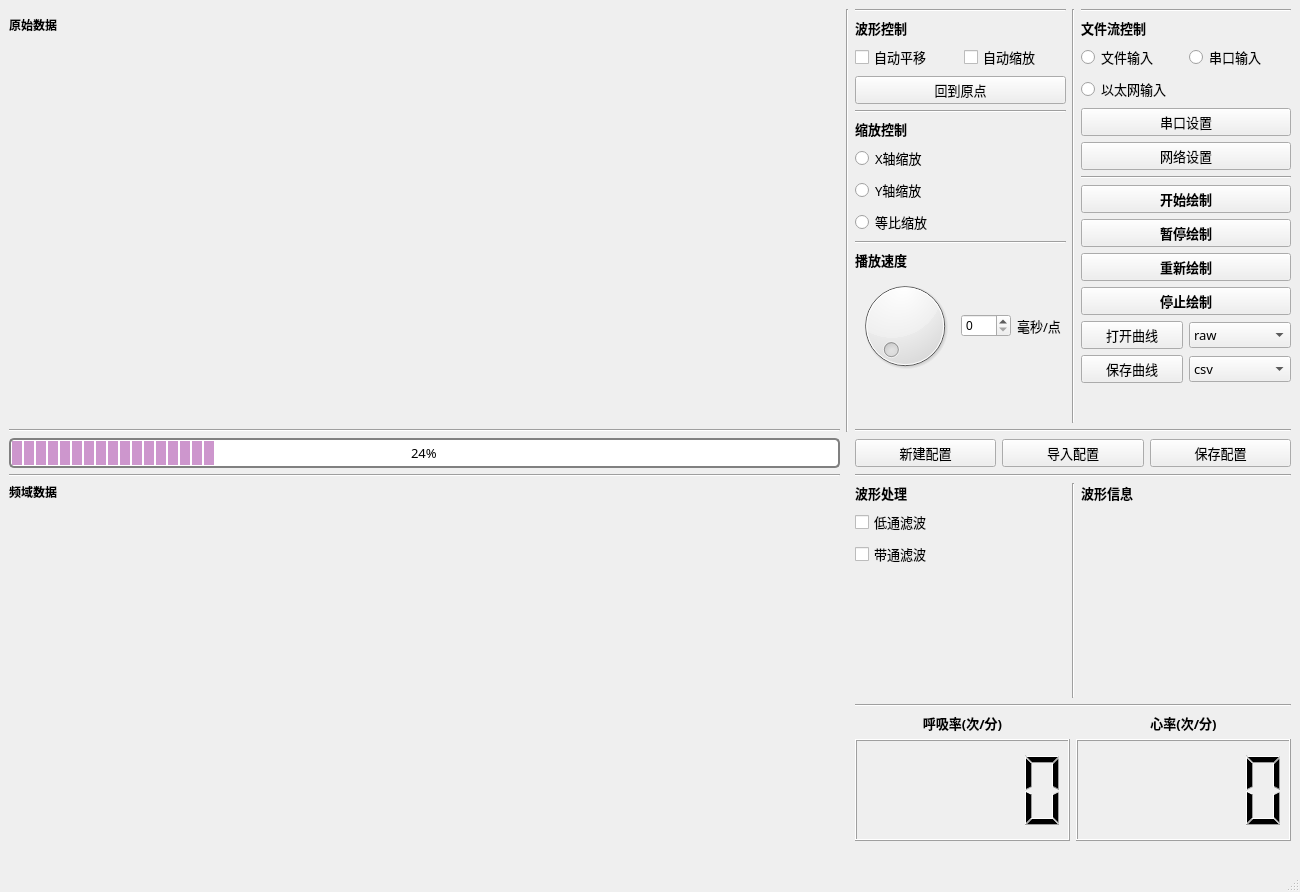
<?xml version="1.0" encoding="UTF-8"?>
<ui version="4.0">
 <class>MainWindow</class>
 <widget class="QMainWindow" name="MainWindow">
  <property name="geometry">
   <rect>
    <x>0</x>
    <y>0</y>
    <width>1300</width>
    <height>892</height>
   </rect>
  </property>
  <property name="sizePolicy">
   <sizepolicy hsizetype="Maximum" vsizetype="Maximum">
    <horstretch>0</horstretch>
    <verstretch>0</verstretch>
   </sizepolicy>
  </property>
  <property name="minimumSize">
   <size>
    <width>1300</width>
    <height>892</height>
   </size>
  </property>
  <property name="maximumSize">
   <size>
    <width>1300</width>
    <height>892</height>
   </size>
  </property>
  <property name="font">
   <font>
    <pointsize>9</pointsize>
   </font>
  </property>
  <property name="windowTitle">
   <string>MMwaveObserver</string>
  </property>
  <widget class="QWidget" name="centralwidget">
   <layout class="QGridLayout" name="gridLayout">
    <item row="5" column="2">
     <widget class="Line" name="line_9">
      <property name="orientation">
       <enum>Qt::Horizontal</enum>
      </property>
     </widget>
    </item>
    <item row="4" column="2">
     <layout class="QHBoxLayout" name="horizontalLayout_10">
      <item>
       <widget class="QPushButton" name="newConfigPushButton">
        <property name="font">
         <font>
          <family>微软雅黑</family>
          <pointsize>10</pointsize>
         </font>
        </property>
        <property name="text">
         <string>新建配置</string>
        </property>
       </widget>
      </item>
      <item>
       <widget class="QPushButton" name="importConfigPushButton">
        <property name="font">
         <font>
          <family>微软雅黑</family>
          <pointsize>10</pointsize>
         </font>
        </property>
        <property name="text">
         <string>导入配置</string>
        </property>
       </widget>
      </item>
      <item>
       <widget class="QPushButton" name="saveConfigPushButton">
        <property name="font">
         <font>
          <family>微软雅黑</family>
          <pointsize>10</pointsize>
         </font>
        </property>
        <property name="text">
         <string>保存配置</string>
        </property>
       </widget>
      </item>
     </layout>
    </item>
    <item row="7" column="0">
     <widget class="QCustomPlot" name="mmwaveProcessedPlot" native="true">
      <property name="sizePolicy">
       <sizepolicy hsizetype="Fixed" vsizetype="Fixed">
        <horstretch>0</horstretch>
        <verstretch>0</verstretch>
       </sizepolicy>
      </property>
      <property name="minimumSize">
       <size>
        <width>800</width>
        <height>340</height>
       </size>
      </property>
     </widget>
    </item>
    <item row="5" column="0">
     <widget class="Line" name="line_10">
      <property name="orientation">
       <enum>Qt::Horizontal</enum>
      </property>
     </widget>
    </item>
    <item row="1" column="0">
     <widget class="QCustomPlot" name="mmwaveAdValuePlot" native="true">
      <property name="sizePolicy">
       <sizepolicy hsizetype="Fixed" vsizetype="Fixed">
        <horstretch>0</horstretch>
        <verstretch>0</verstretch>
       </sizepolicy>
      </property>
      <property name="minimumSize">
       <size>
        <width>800</width>
        <height>340</height>
       </size>
      </property>
     </widget>
    </item>
    <item row="3" column="2">
     <widget class="Line" name="line_5">
      <property name="orientation">
       <enum>Qt::Horizontal</enum>
      </property>
     </widget>
    </item>
    <item row="0" column="0">
     <widget class="QLabel" name="label">
      <property name="font">
       <font>
        <family>微软雅黑</family>
        <pointsize>9</pointsize>
        <weight>75</weight>
        <bold>true</bold>
       </font>
      </property>
      <property name="text">
       <string>原始数据</string>
      </property>
      <property name="textFormat">
       <enum>Qt::AutoText</enum>
      </property>
     </widget>
    </item>
    <item row="0" column="2" rowspan="3">
     <layout class="QHBoxLayout" name="horizontalLayout_2">
      <item>
       <layout class="QVBoxLayout" name="verticalLayout_2">
        <item>
         <widget class="Line" name="line_3">
          <property name="orientation">
           <enum>Qt::Horizontal</enum>
          </property>
         </widget>
        </item>
        <item>
         <widget class="QLabel" name="label_7">
          <property name="font">
           <font>
            <family>微软雅黑</family>
            <pointsize>10</pointsize>
            <weight>75</weight>
            <bold>true</bold>
           </font>
          </property>
          <property name="text">
           <string>波形控制</string>
          </property>
         </widget>
        </item>
        <item>
         <layout class="QHBoxLayout" name="horizontalLayout_5">
          <item>
           <widget class="QCheckBox" name="automaticShiftCheckBox">
            <property name="font">
             <font>
              <family>微软雅黑</family>
              <pointsize>10</pointsize>
             </font>
            </property>
            <property name="text">
             <string>自动平移</string>
            </property>
           </widget>
          </item>
          <item>
           <widget class="QCheckBox" name="automaticZoomCheckBox">
            <property name="font">
             <font>
              <family>微软雅黑</family>
              <pointsize>10</pointsize>
             </font>
            </property>
            <property name="text">
             <string>自动缩放</string>
            </property>
           </widget>
          </item>
         </layout>
        </item>
        <item>
         <widget class="QPushButton" name="pushButton">
          <property name="font">
           <font>
            <family>微软雅黑</family>
            <pointsize>10</pointsize>
           </font>
          </property>
          <property name="text">
           <string>回到原点</string>
          </property>
         </widget>
        </item>
        <item>
         <widget class="Line" name="line_2">
          <property name="orientation">
           <enum>Qt::Horizontal</enum>
          </property>
         </widget>
        </item>
        <item>
         <widget class="QLabel" name="label_8">
          <property name="font">
           <font>
            <family>微软雅黑</family>
            <pointsize>10</pointsize>
            <weight>75</weight>
            <bold>true</bold>
           </font>
          </property>
          <property name="text">
           <string>缩放控制</string>
          </property>
         </widget>
        </item>
        <item>
         <layout class="QHBoxLayout" name="horizontalLayout_6"/>
        </item>
        <item>
         <widget class="QRadioButton" name="zoomXRadioButton">
          <property name="font">
           <font>
            <family>微软雅黑</family>
            <pointsize>10</pointsize>
           </font>
          </property>
          <property name="text">
           <string>X轴缩放</string>
          </property>
         </widget>
        </item>
        <item>
         <widget class="QRadioButton" name="zoomYRadioButton">
          <property name="font">
           <font>
            <family>微软雅黑</family>
            <pointsize>10</pointsize>
           </font>
          </property>
          <property name="text">
           <string>Y轴缩放</string>
          </property>
         </widget>
        </item>
        <item>
         <widget class="QRadioButton" name="zoomBothRadioButton">
          <property name="font">
           <font>
            <family>微软雅黑</family>
            <pointsize>10</pointsize>
           </font>
          </property>
          <property name="text">
           <string>等比缩放</string>
          </property>
         </widget>
        </item>
        <item>
         <layout class="QHBoxLayout" name="horizontalLayout_7"/>
        </item>
        <item>
         <widget class="Line" name="line">
          <property name="orientation">
           <enum>Qt::Horizontal</enum>
          </property>
         </widget>
        </item>
        <item>
         <widget class="QLabel" name="label_3">
          <property name="font">
           <font>
            <family>微软雅黑</family>
            <pointsize>10</pointsize>
            <weight>75</weight>
            <bold>true</bold>
           </font>
          </property>
          <property name="text">
           <string>播放速度</string>
          </property>
         </widget>
        </item>
        <item>
         <layout class="QHBoxLayout" name="horizontalLayout_4">
          <item>
           <widget class="QDial" name="displaySpeedDial"/>
          </item>
          <item>
           <widget class="QSpinBox" name="displaySpeedSpinBox"/>
          </item>
          <item>
           <widget class="QLabel" name="label_4">
            <property name="font">
             <font>
              <family>微软雅黑</family>
              <pointsize>10</pointsize>
             </font>
            </property>
            <property name="text">
             <string>毫秒/点</string>
            </property>
           </widget>
          </item>
         </layout>
        </item>
        <item>
         <spacer name="verticalSpacer_2">
          <property name="orientation">
           <enum>Qt::Vertical</enum>
          </property>
          <property name="sizeHint" stdset="0">
           <size>
            <width>20</width>
            <height>40</height>
           </size>
          </property>
         </spacer>
        </item>
       </layout>
      </item>
      <item>
       <widget class="Line" name="line_4">
        <property name="orientation">
         <enum>Qt::Vertical</enum>
        </property>
       </widget>
      </item>
      <item>
       <layout class="QVBoxLayout" name="verticalLayout_3">
        <item>
         <widget class="Line" name="line_7">
          <property name="orientation">
           <enum>Qt::Horizontal</enum>
          </property>
         </widget>
        </item>
        <item>
         <widget class="QLabel" name="label_5">
          <property name="font">
           <font>
            <family>微软雅黑</family>
            <pointsize>10</pointsize>
            <weight>75</weight>
            <bold>true</bold>
           </font>
          </property>
          <property name="text">
           <string>文件流控制</string>
          </property>
         </widget>
        </item>
        <item>
         <layout class="QHBoxLayout" name="horizontalLayout_8">
          <item>
           <widget class="QRadioButton" name="inputSelectFileRadioButton">
            <property name="font">
             <font>
              <family>微软雅黑</family>
              <pointsize>10</pointsize>
             </font>
            </property>
            <property name="text">
             <string>文件输入</string>
            </property>
           </widget>
          </item>
          <item>
           <widget class="QRadioButton" name="inputSelectUartRadioButton">
            <property name="font">
             <font>
              <family>微软雅黑</family>
              <pointsize>10</pointsize>
             </font>
            </property>
            <property name="text">
             <string>串口输入</string>
            </property>
           </widget>
          </item>
         </layout>
        </item>
        <item>
         <widget class="QRadioButton" name="inputSelectEthRadioButton">
          <property name="font">
           <font>
            <family>微软雅黑</family>
            <pointsize>10</pointsize>
           </font>
          </property>
          <property name="text">
           <string>以太网输入</string>
          </property>
         </widget>
        </item>
        <item>
         <layout class="QHBoxLayout" name="horizontalLayout_9"/>
        </item>
        <item>
         <widget class="QPushButton" name="serialSettingPushButton">
          <property name="font">
           <font>
            <family>微软雅黑</family>
            <pointsize>10</pointsize>
           </font>
          </property>
          <property name="text">
           <string>串口设置</string>
          </property>
         </widget>
        </item>
        <item>
         <widget class="QPushButton" name="ethSettingPushButton">
          <property name="font">
           <font>
            <family>微软雅黑</family>
            <pointsize>10</pointsize>
           </font>
          </property>
          <property name="text">
           <string>网络设置</string>
          </property>
         </widget>
        </item>
        <item>
         <widget class="Line" name="line_8">
          <property name="orientation">
           <enum>Qt::Horizontal</enum>
          </property>
         </widget>
        </item>
        <item>
         <widget class="QPushButton" name="startPlotPushButton">
          <property name="font">
           <font>
            <family>微软雅黑</family>
            <pointsize>10</pointsize>
            <weight>75</weight>
            <bold>true</bold>
           </font>
          </property>
          <property name="text">
           <string>开始绘制</string>
          </property>
         </widget>
        </item>
        <item>
         <widget class="QPushButton" name="pausePlotPushButton">
          <property name="font">
           <font>
            <family>微软雅黑</family>
            <pointsize>10</pointsize>
            <weight>75</weight>
            <bold>true</bold>
           </font>
          </property>
          <property name="text">
           <string>暂停绘制</string>
          </property>
         </widget>
        </item>
        <item>
         <widget class="QPushButton" name="replotPushButton">
          <property name="font">
           <font>
            <family>微软雅黑</family>
            <pointsize>10</pointsize>
            <weight>75</weight>
            <bold>true</bold>
           </font>
          </property>
          <property name="text">
           <string>重新绘制</string>
          </property>
         </widget>
        </item>
        <item>
         <widget class="QPushButton" name="stopPlotPushButton">
          <property name="font">
           <font>
            <family>微软雅黑</family>
            <pointsize>10</pointsize>
            <weight>75</weight>
            <bold>true</bold>
           </font>
          </property>
          <property name="text">
           <string>停止绘制</string>
          </property>
         </widget>
        </item>
        <item>
         <layout class="QHBoxLayout" name="horizontalLayout_3">
          <item>
           <widget class="QPushButton" name="openPlotPushButton">
            <property name="font">
             <font>
              <family>微软雅黑</family>
              <pointsize>10</pointsize>
             </font>
            </property>
            <property name="text">
             <string>打开曲线</string>
            </property>
           </widget>
          </item>
          <item>
           <widget class="QComboBox" name="openFileFormatComboBox">
            <property name="font">
             <font>
              <family>微软雅黑</family>
              <pointsize>10</pointsize>
             </font>
            </property>
            <item>
             <property name="text">
              <string>raw</string>
             </property>
            </item>
            <item>
             <property name="text">
              <string>csv</string>
             </property>
            </item>
           </widget>
          </item>
         </layout>
        </item>
        <item>
         <layout class="QHBoxLayout" name="horizontalLayout">
          <item>
           <widget class="QPushButton" name="savePlotPushButton">
            <property name="font">
             <font>
              <family>微软雅黑</family>
              <pointsize>10</pointsize>
             </font>
            </property>
            <property name="text">
             <string>保存曲线</string>
            </property>
           </widget>
          </item>
          <item>
           <widget class="QComboBox" name="saveFileFormatComboBox">
            <property name="font">
             <font>
              <family>微软雅黑</family>
              <pointsize>10</pointsize>
             </font>
            </property>
            <item>
             <property name="text">
              <string>csv</string>
             </property>
            </item>
            <item>
             <property name="text">
              <string>raw</string>
             </property>
            </item>
           </widget>
          </item>
         </layout>
        </item>
        <item>
         <spacer name="verticalSpacer">
          <property name="orientation">
           <enum>Qt::Vertical</enum>
          </property>
          <property name="sizeHint" stdset="0">
           <size>
            <width>20</width>
            <height>40</height>
           </size>
          </property>
         </spacer>
        </item>
       </layout>
      </item>
     </layout>
    </item>
    <item row="6" column="2" rowspan="3">
     <layout class="QVBoxLayout" name="verticalLayout">
      <item>
       <layout class="QHBoxLayout" name="horizontalLayout_16">
        <item>
         <layout class="QVBoxLayout" name="verticalLayout_8">
          <item>
           <widget class="QLabel" name="label_10">
            <property name="font">
             <font>
              <family>微软雅黑</family>
              <pointsize>10</pointsize>
              <weight>75</weight>
              <bold>true</bold>
             </font>
            </property>
            <property name="text">
             <string>波形处理</string>
            </property>
           </widget>
          </item>
          <item>
           <widget class="QCheckBox" name="dspLPFCheckBox">
            <property name="font">
             <font>
              <family>微软雅黑</family>
              <pointsize>10</pointsize>
              <weight>50</weight>
              <bold>false</bold>
             </font>
            </property>
            <property name="text">
             <string>低通滤波</string>
            </property>
           </widget>
          </item>
          <item>
           <widget class="QCheckBox" name="dspBFPCheckBox">
            <property name="font">
             <font>
              <family>微软雅黑</family>
              <pointsize>10</pointsize>
             </font>
            </property>
            <property name="text">
             <string>带通滤波</string>
            </property>
           </widget>
          </item>
          <item>
           <spacer name="verticalSpacer_5">
            <property name="orientation">
             <enum>Qt::Vertical</enum>
            </property>
            <property name="sizeHint" stdset="0">
             <size>
              <width>20</width>
              <height>40</height>
             </size>
            </property>
           </spacer>
          </item>
         </layout>
        </item>
        <item>
         <widget class="Line" name="line_12">
          <property name="orientation">
           <enum>Qt::Vertical</enum>
          </property>
         </widget>
        </item>
        <item>
         <layout class="QVBoxLayout" name="verticalLayout_9">
          <item>
           <widget class="QLabel" name="label_11">
            <property name="font">
             <font>
              <family>微软雅黑</family>
              <pointsize>10</pointsize>
              <weight>75</weight>
              <bold>true</bold>
             </font>
            </property>
            <property name="text">
             <string>波形信息</string>
            </property>
           </widget>
          </item>
          <item>
           <spacer name="verticalSpacer_4">
            <property name="orientation">
             <enum>Qt::Vertical</enum>
            </property>
            <property name="sizeHint" stdset="0">
             <size>
              <width>20</width>
              <height>40</height>
             </size>
            </property>
           </spacer>
          </item>
         </layout>
        </item>
       </layout>
      </item>
      <item>
       <widget class="Line" name="line_11">
        <property name="orientation">
         <enum>Qt::Horizontal</enum>
        </property>
       </widget>
      </item>
      <item>
       <layout class="QHBoxLayout" name="horizontalLayout_12">
        <item>
         <widget class="QLabel" name="label_9">
          <property name="sizePolicy">
           <sizepolicy hsizetype="Preferred" vsizetype="Maximum">
            <horstretch>0</horstretch>
            <verstretch>0</verstretch>
           </sizepolicy>
          </property>
          <property name="font">
           <font>
            <family>微软雅黑</family>
            <pointsize>10</pointsize>
            <weight>75</weight>
            <bold>true</bold>
           </font>
          </property>
          <property name="text">
           <string>呼吸率(次/分)</string>
          </property>
          <property name="alignment">
           <set>Qt::AlignCenter</set>
          </property>
         </widget>
        </item>
        <item>
         <widget class="QLabel" name="label_6">
          <property name="sizePolicy">
           <sizepolicy hsizetype="Preferred" vsizetype="Maximum">
            <horstretch>0</horstretch>
            <verstretch>0</verstretch>
           </sizepolicy>
          </property>
          <property name="font">
           <font>
            <family>微软雅黑</family>
            <pointsize>10</pointsize>
            <weight>75</weight>
            <bold>true</bold>
           </font>
          </property>
          <property name="text">
           <string>心率(次/分)</string>
          </property>
          <property name="alignment">
           <set>Qt::AlignCenter</set>
          </property>
         </widget>
        </item>
       </layout>
      </item>
      <item>
       <layout class="QVBoxLayout" name="verticalLayout_4">
        <item>
         <layout class="QHBoxLayout" name="horizontalLayout_11">
          <item>
           <widget class="QLCDNumber" name="breathRateLcdNumber">
            <property name="sizePolicy">
             <sizepolicy hsizetype="Fixed" vsizetype="Minimum">
              <horstretch>0</horstretch>
              <verstretch>0</verstretch>
             </sizepolicy>
            </property>
            <property name="minimumSize">
             <size>
              <width>215</width>
              <height>102</height>
             </size>
            </property>
            <property name="font">
             <font>
              <family>微软雅黑</family>
              <pointsize>20</pointsize>
             </font>
            </property>
           </widget>
          </item>
          <item>
           <widget class="QLCDNumber" name="heartRateLcdNumber">
            <property name="sizePolicy">
             <sizepolicy hsizetype="Fixed" vsizetype="Fixed">
              <horstretch>0</horstretch>
              <verstretch>0</verstretch>
             </sizepolicy>
            </property>
            <property name="minimumSize">
             <size>
              <width>215</width>
              <height>102</height>
             </size>
            </property>
            <property name="font">
             <font>
              <family>微软雅黑</family>
              <pointsize>9</pointsize>
             </font>
            </property>
           </widget>
          </item>
         </layout>
        </item>
       </layout>
      </item>
      <item>
       <layout class="QHBoxLayout" name="horizontalLayout_13"/>
      </item>
      <item>
       <widget class="QLabel" name="hduLogoLabel">
        <property name="text">
         <string/>
        </property>
       </widget>
      </item>
     </layout>
    </item>
    <item row="6" column="0">
     <widget class="QLabel" name="label_2">
      <property name="font">
       <font>
        <family>微软雅黑</family>
        <pointsize>9</pointsize>
        <weight>75</weight>
        <bold>true</bold>
       </font>
      </property>
      <property name="text">
       <string>频域数据</string>
      </property>
     </widget>
    </item>
    <item row="3" column="0">
     <widget class="Line" name="line_6">
      <property name="orientation">
       <enum>Qt::Horizontal</enum>
      </property>
     </widget>
    </item>
    <item row="4" column="0">
     <widget class="QProgressBar" name="displayProgressBar">
      <property name="font">
       <font>
        <family>微软雅黑</family>
        <pointsize>10</pointsize>
       </font>
      </property>
      <property name="styleSheet">
       <string notr="true">QProgressBar {
     border: 2px solid grey;
     border-radius: 5px;
     text-align: center;
 }
 QProgressBar::chunk {
     background-color: #CD96CD;
     width: 10px;
     margin: 0.5px;
 }</string>
      </property>
      <property name="value">
       <number>24</number>
      </property>
     </widget>
    </item>
    <item row="0" column="1" rowspan="4">
     <widget class="Line" name="line_13">
      <property name="orientation">
       <enum>Qt::Vertical</enum>
      </property>
     </widget>
    </item>
   </layout>
  </widget>
  <widget class="QMenuBar" name="menubar">
   <property name="geometry">
    <rect>
     <x>0</x>
     <y>0</y>
     <width>1300</width>
     <height>26</height>
    </rect>
   </property>
  </widget>
  <widget class="QStatusBar" name="statusbar"/>
 </widget>
 <customwidgets>
  <customwidget>
   <class>QCustomPlot</class>
   <extends>QWidget</extends>
   <header>qcustomplot.h</header>
   <container>1</container>
  </customwidget>
 </customwidgets>
 <resources/>
 <connections/>
</ui>
